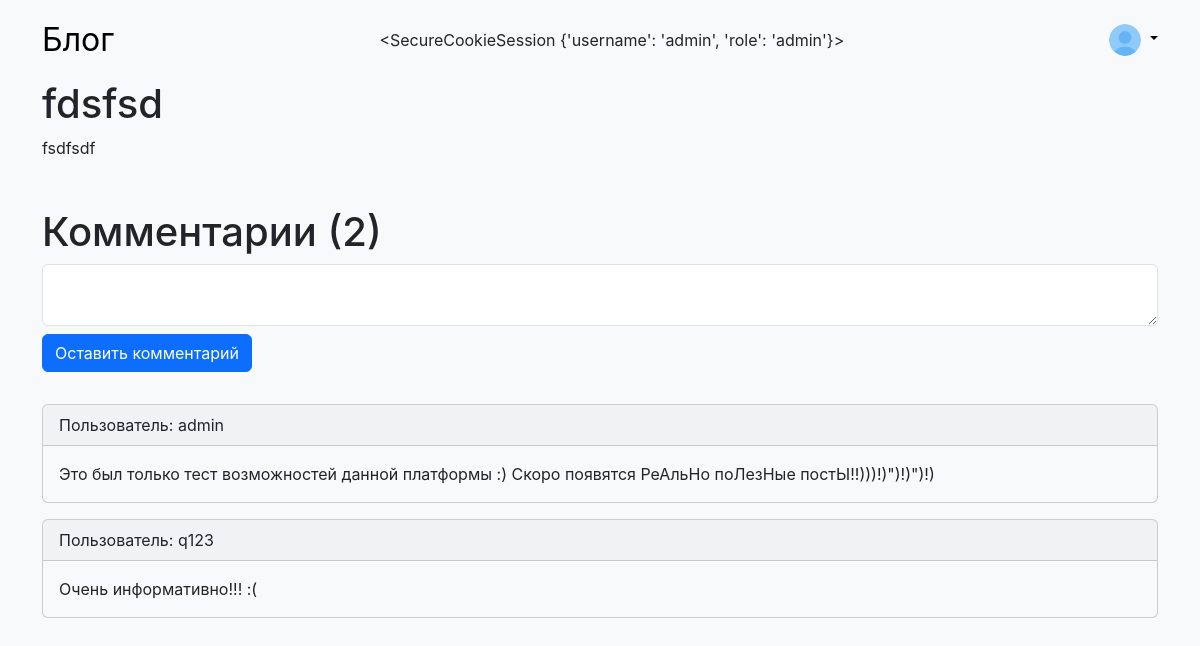
Page /post/1 (signed in) on the committed database.
### tables this page shows
CREATE TABLE posts (
				id INTEGER PRIMARY KEY AUTOINCREMENT,
				title TEXT,
				content TEXT
			);

CREATE TABLE users (
				id INTEGER PRIMARY KEY AUTOINCREMENT,
				username TEXT,
				password TEXT,
				role TEXT
			);

CREATE TABLE comments (
				id INTEGER PRIMARY KEY AUTOINCREMENT,
				postId int,
				content TEXT,
                creatorId int
			);

### routes.py (the view)
		@self.app.route('/post/<int:postId>')
		def post(postId):
			post = self.dbController.getPostById(int(postId))[0]
			postComments = self.dbController.getCommentsByPostId(int(postId))
			comments = []
			for item in postComments:
				author = self.dbController.getUserById(item[3])[0][1]
				comments.append((item[0], item[1], item[2], author))
			return render_template(
				'post.html',
				post = post,
				comments = comments
			)

### db/CommentModel.py (called while the page is built)
	def getCommentsByPostId(self, postId):
		connectionHelper = ConnectionHelper()
		connection = connectionHelper.getConnection()
		cursor = connection.cursor()
		cursor.execute("SELECT * FROM comments WHERE postId=? ORDER BY id DESC", (postId,))
		ret = cursor.fetchall()
		return ret

### db/ConnectionHelper.py (called while the page is built)
	def getConnection(self):
		return self.connection

	def close(self):
		self.connection.commit()
		self.connection.close()

	def __del__(self):
		self.close()

### db/DataBaseController.py (called while the page is built)
	def getPostById(self, postID):
		return self.postModel.getPostByID(postID)

	def getUserById(self, userId):
		return self.userModel.getUserById(userId)

	def getCommentsByPostId(self, postId):
		return self.commentModel.getCommentsByPostId(postId)

### db/PostModel.py (called while the page is built)
	def getPostByID(self, postID):
		connectionHelper = ConnectionHelper()
		connection = connectionHelper.getConnection()
		cursor = connection.cursor()
		cursor.execute("SELECT * FROM posts WHERE id=?", (postID,))
		ret = cursor.fetchall()
		return ret

### db/UserModel.py (called while the page is built)
	def getUserById(self, userID):
		connectionHelper = ConnectionHelper()
		connection = connectionHelper.getConnection()
		cursor = connection.cursor()
		cursor.execute("SELECT * FROM users WHERE id=?", (userID,))
		ret = cursor.fetchall()
		return ret

### templates/post.html (shortened to what this page needs)
{% extends 'layout.html' %}
{% block content %}
<div class="pb-5">
	<h1>{{ post[1] }}</h1>
	<span id="content">{{ post[2]|safe }}</span>
</div>
<h1>Комментарии ({{ comments|length }})</h1>
<form method="post" action="/sendNewComment/{{ post[0] }}">
	<textarea class="form-control mb-2" type="text" name="content" style="min-height: 50px;"></textarea>
	<input class="btn btn-primary mb-3" type="submit" name="send" value="Оставить комментарий">
</form>
{% for comment in comments %}
<div class="card text-bg-light mb-3 mt-3">
	<div class="card-header text-dark">Пользователь: {{ comment[3] }}</div>
	<div class="card-body">
		<p class="card-text text-dark">{{ comment[2] }}</p>
	</div>
</div>
{% endfor %}
{% endblock %}

### static/styles/style.css (style rules this page uses)
body { font-family: Inter,-apple-system,BlinkMacSystemFont,Segoe UI,Roboto,Helvetica,Arial,sans-serif,Apple Color Emoji,Segoe UI Emoji,Segoe UI Symbol; }
.card-text { color: #667085; }

### rows in the picture
posts: title "fdsfsd", content "fsdfsdf"
users: username "admin"
comments: content "Это был только тест возможностей данной платформы :) Скоро появятся РеАльНо поЛезНые постЫ!!)))!)\")!)\")!)"
users: username "q123"
comments: content "Очень информативно!!! :("

### other values in the picture
{{ session }} "<SecureCookieSession {'username': 'admin', 'role': 'admin'}>"
{{ comments|length }} "2"
